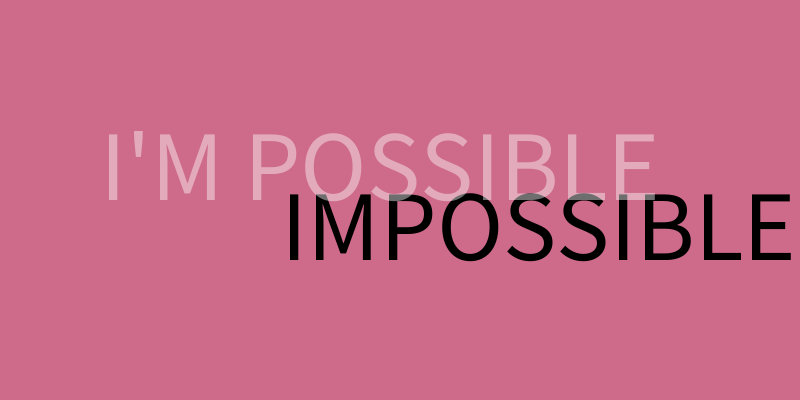
Frame 1 (no input)
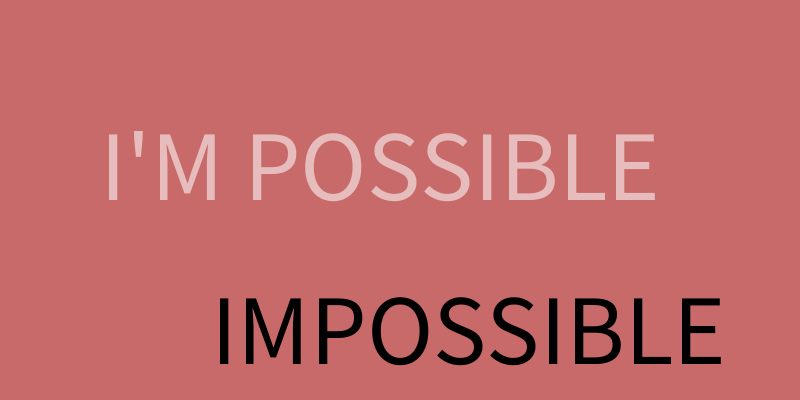
Frame 60 (the mouse pressed at the canvas centre just before this capture)
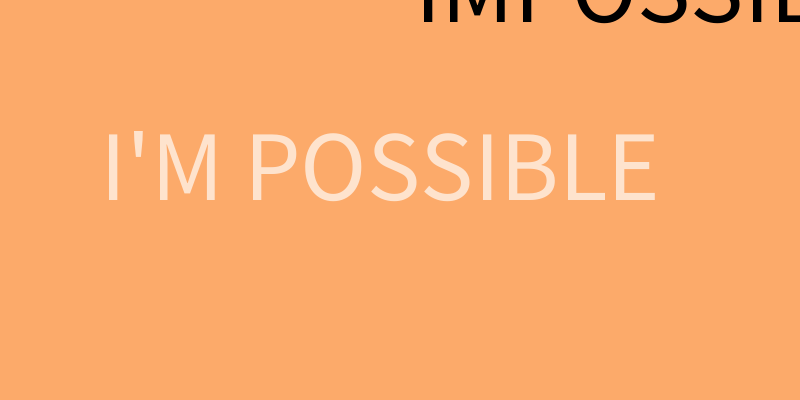
Frame 120 (the mouse held since frame 60 and released just before this capture)

The Processing sketch that drew these frames (run headless with seeded random() and noise(); from frame 60 on, the mouse is pressed at the canvas centre):

// Processing sketch: dna_v1
// ── dna_v1.pde
float mutationRate = 0.05;
int totalPopulation =150;

DNA[] population;
ArrayList<DNA> matingPool;
String target;
boolean flag;


void setup(){
  size(800,400);
  frameRate(20);
  stroke(255);
  textSize(100);
  flag = true;
  target="~55";
  population = new DNA[totalPopulation];
  for(int i=0;i<population.length;i++){
    population[i] = new DNA(target.length());
  }
}

void draw(){
  if(flag==true){
    for(int i=0;i<population.length;i++){
      population[i].fitness();
    }
    ArrayList<DNA> matingPool = new ArrayList<DNA>();
    for(int i=0;i<population.length;i++){
      int n = int(population[i].fitness*100);
      for(int j=0;j<n;j++){
        matingPool.add(population[i]);
      }
    }
    for(int i=0;i<population.length;i++){
      int a = int(random(matingPool.size()));
      int b = int(random(matingPool.size()));
      DNA partnerA = matingPool.get(a);
      DNA partnerB = matingPool.get(b);
      DNA child = partnerA.crossover(partnerB);
      child.mutate(mutationRate);
      population[i] = child;
    }
  
    background(255);
    fill(0);
    String everything = "";
    for(int i=0;i<population.length;i++){
      everything += population[i].getPhrase() + "    ";
      
      targetdraw(population[i].getPhrase());
    }
    fill(0);
  text("IMPOSSIBLE",random(width),random(height));}
    fill(255,second()*10);
  text("I'M POSSIBLE",100,200);
    }



void targetdraw(String target){
  //int[] para = new int[target.length()];
  int[] para = new int[3];
  for(int i=0;i<target.length();i++){
    para[i] = (int)(target.toCharArray()[i]);
  }
  background(para[0]*2,para[1]*2,para[2]*2);
}

void mouseReleased(){
  if(flag==true){flag = false;}
  else{flag = true;}
}

class DNA{
  char[] genes;
  float fitness;
  
  DNA(int num){
    genes = new char[num];
    for(int i=0;i<genes.length;i++){
      genes[i] = (char)random(32,128);
    }
  }
  
  void fitness(){
    int score = 0;
    for(int i=0;i<genes.length;i++){
      if(genes[i]==target.charAt(i)){score++;}
    }
    fitness = float(score)/target.length();
  }
  
  String getPhrase(){
    return new String(genes);
  }
  
  DNA crossover(DNA partner){
    DNA child = new DNA(genes.length);
    int midpoint = int(random(genes.length));
    for(int i=0;i<genes.length;i++){
      if (i>midpoint){
        child.genes[i]=genes[i];
      }
      else{
      child.genes[i]=partner.genes[i];
      }
    }
    return child;
  }
  
 void mutate(float mutationRate){
   for (int i=0;i<genes.length;i++){
      if(random(1)<mutationRate){
        genes[i] = (char)random(32,128);
      }
   }
 } 
  
}
